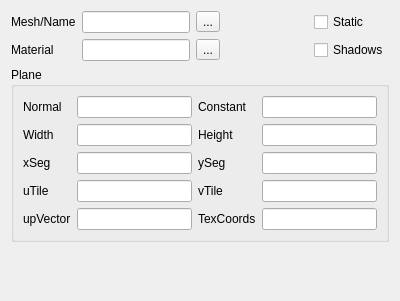
<?xml version="1.0" encoding="UTF-8"?>
<ui version="4.0">
 <class>StaticData</class>
 <widget class="QWidget" name="StaticData">
  <property name="geometry">
   <rect>
    <x>0</x>
    <y>0</y>
    <width>400</width>
    <height>301</height>
   </rect>
  </property>
  <property name="windowTitle">
   <string>Form</string>
  </property>
  <layout class="QVBoxLayout" name="verticalLayout">
   <item>
    <layout class="QGridLayout" name="gridLayout_4">
     <item row="0" column="1">
      <widget class="QLineEdit" name="staticMeshName"/>
     </item>
     <item row="0" column="0">
      <widget class="QLabel" name="label_20">
       <property name="text">
        <string>Mesh/Name</string>
       </property>
      </widget>
     </item>
     <item row="0" column="4">
      <spacer name="horizontalSpacer_3">
       <property name="orientation">
        <enum>Qt::Horizontal</enum>
       </property>
       <property name="sizeHint" stdset="0">
        <size>
         <width>40</width>
         <height>20</height>
        </size>
       </property>
      </spacer>
     </item>
     <item row="0" column="2">
      <widget class="QToolButton" name="staticMeshSelect">
       <property name="text">
        <string>...</string>
       </property>
      </widget>
     </item>
     <item row="1" column="0">
      <widget class="QLabel" name="label_21">
       <property name="text">
        <string>Material</string>
       </property>
      </widget>
     </item>
     <item row="1" column="1">
      <widget class="QLineEdit" name="staticMatName"/>
     </item>
     <item row="1" column="2">
      <widget class="QToolButton" name="staticMatSelect">
       <property name="text">
        <string>...</string>
       </property>
      </widget>
     </item>
     <item row="0" column="5">
      <widget class="QCheckBox" name="staticIsStatic">
       <property name="text">
        <string>Static</string>
       </property>
      </widget>
     </item>
     <item row="1" column="4">
      <spacer name="horizontalSpacer_4">
       <property name="orientation">
        <enum>Qt::Horizontal</enum>
       </property>
       <property name="sizeHint" stdset="0">
        <size>
         <width>40</width>
         <height>20</height>
        </size>
       </property>
      </spacer>
     </item>
     <item row="1" column="5">
      <widget class="QCheckBox" name="staticHasShadows">
       <property name="text">
        <string>Shadows</string>
       </property>
      </widget>
     </item>
    </layout>
   </item>
   <item>
    <widget class="QGroupBox" name="groupBox">
     <property name="sizePolicy">
      <sizepolicy hsizetype="Preferred" vsizetype="MinimumExpanding">
       <horstretch>0</horstretch>
       <verstretch>0</verstretch>
      </sizepolicy>
     </property>
     <property name="title">
      <string>Plane</string>
     </property>
     <layout class="QGridLayout" name="gridLayout_5">
      <item row="0" column="0">
       <widget class="QLabel" name="label_22">
        <property name="text">
         <string>Normal</string>
        </property>
       </widget>
      </item>
      <item row="0" column="1">
       <widget class="QLineEdit" name="planeNormal"/>
      </item>
      <item row="0" column="2">
       <widget class="QLabel" name="label_23">
        <property name="text">
         <string>Constant</string>
        </property>
       </widget>
      </item>
      <item row="0" column="3">
       <widget class="QLineEdit" name="planeConstant"/>
      </item>
      <item row="1" column="0">
       <widget class="QLabel" name="label_24">
        <property name="text">
         <string>Width</string>
        </property>
       </widget>
      </item>
      <item row="2" column="0">
       <widget class="QLabel" name="label_25">
        <property name="text">
         <string>xSeg</string>
        </property>
       </widget>
      </item>
      <item row="3" column="0">
       <widget class="QLabel" name="label_26">
        <property name="text">
         <string>uTile</string>
        </property>
       </widget>
      </item>
      <item row="4" column="0">
       <widget class="QLabel" name="label_27">
        <property name="text">
         <string>upVector</string>
        </property>
       </widget>
      </item>
      <item row="1" column="1">
       <widget class="QLineEdit" name="planeWidth"/>
      </item>
      <item row="1" column="3">
       <widget class="QLineEdit" name="planeHeight"/>
      </item>
      <item row="2" column="1">
       <widget class="QLineEdit" name="planeXSeg"/>
      </item>
      <item row="2" column="3">
       <widget class="QLineEdit" name="planeYSeg"/>
      </item>
      <item row="3" column="1">
       <widget class="QLineEdit" name="planeUTile"/>
      </item>
      <item row="3" column="3">
       <widget class="QLineEdit" name="planeVTile"/>
      </item>
      <item row="4" column="1">
       <widget class="QLineEdit" name="planeUpVector"/>
      </item>
      <item row="4" column="3">
       <widget class="QLineEdit" name="planeTexCoords"/>
      </item>
      <item row="4" column="2">
       <widget class="QLabel" name="label_28">
        <property name="text">
         <string>TexCoords</string>
        </property>
       </widget>
      </item>
      <item row="3" column="2">
       <widget class="QLabel" name="label_29">
        <property name="text">
         <string>vTile</string>
        </property>
       </widget>
      </item>
      <item row="2" column="2">
       <widget class="QLabel" name="label_30">
        <property name="text">
         <string>ySeg</string>
        </property>
       </widget>
      </item>
      <item row="1" column="2">
       <widget class="QLabel" name="label_31">
        <property name="text">
         <string>Height</string>
        </property>
       </widget>
      </item>
     </layout>
    </widget>
   </item>
   <item>
    <spacer name="verticalSpacer">
     <property name="orientation">
      <enum>Qt::Vertical</enum>
     </property>
     <property name="sizeHint" stdset="0">
      <size>
       <width>20</width>
       <height>40</height>
      </size>
     </property>
    </spacer>
   </item>
  </layout>
 </widget>
 <resources/>
 <connections/>
</ui>
